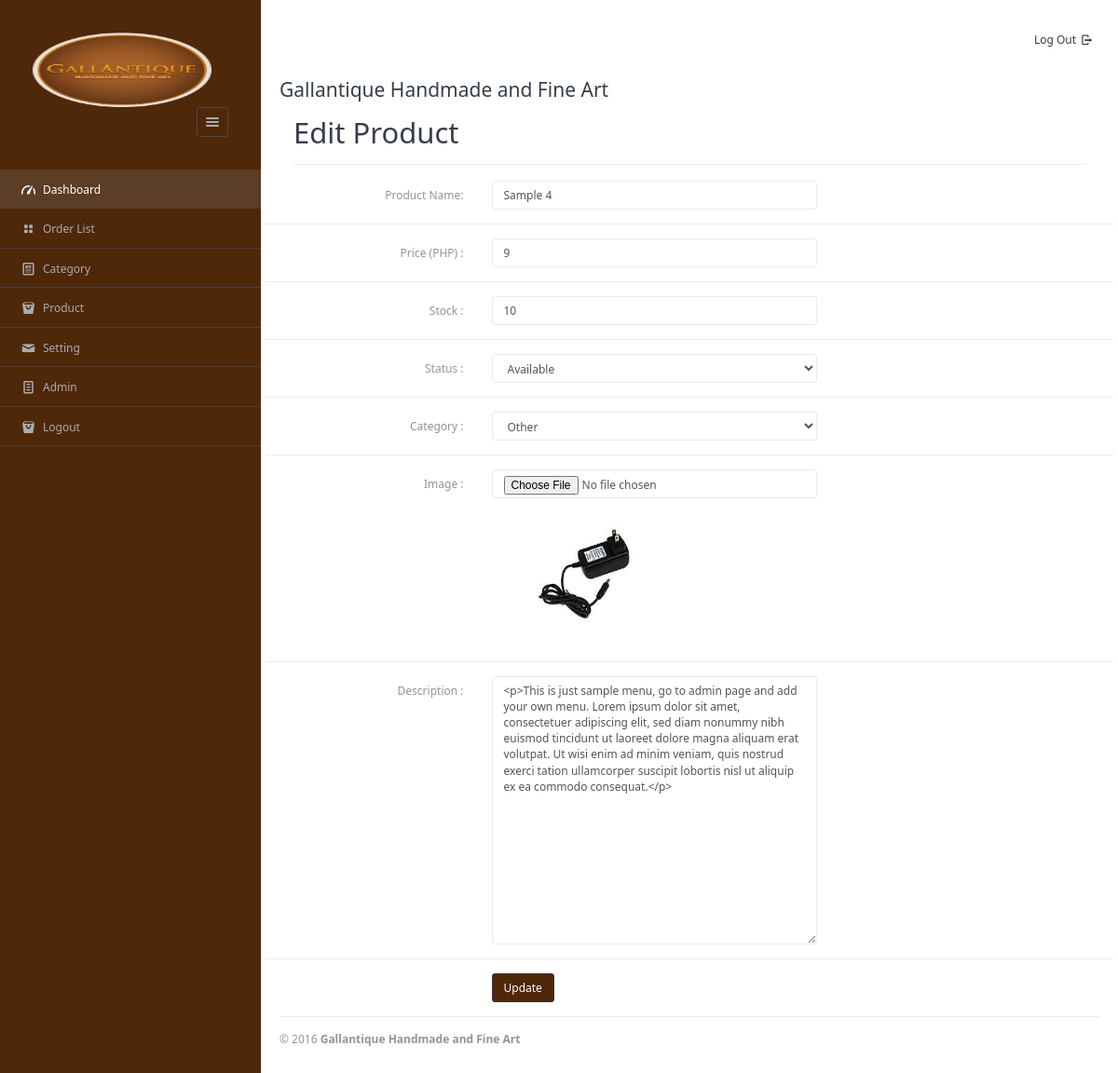
Screenshot of /edit-product.php?id=23 (signed in) with the database file from the repository.
### tables this page shows
CREATE TABLE `tbl_menu` (
  `Menu_ID` int(11) NOT NULL,
  `Menu_name` varchar(50) NOT NULL,
  `Category_ID` int(11) NOT NULL,
  `Price` double NOT NULL,
  `Serve_for` varchar(45) NOT NULL,
  `Menu_image` text NOT NULL,
  `Description` text NOT NULL,
  `Quantity` int(11) NOT NULL
);

CREATE TABLE `tbl_setting` (
  `Variable` varchar(20) NOT NULL,
  `Value` varchar(5) NOT NULL
);

### public/edit-product-form.php (the view, shortened to what this page needs)
<?php
	include_once('includes/connect_database.php');
?>
<div id="content">
	<?php
		if(isset($_GET['id'])){
			$ID = $_GET['id'];
		}else{
			$ID = "";
		}
		$category_data = array();
		$sql_query = "SELECT Category_ID, Category_name
				FROM tbl_category
				ORDER BY Category_ID ASC";
		$stmt_category = $connect->stmt_init();
		if($stmt_category->prepare($sql_query)) {
			$stmt_category->execute();
			$stmt_category->store_result();
			$stmt_category->bind_result($category_data['Category_ID'],
				$category_data['Category_name']
				);
		}
		$sql_query = "SELECT Value
				FROM tbl_setting
				WHERE Variable = 'Currency'";
		$stmt = $connect->stmt_init();
		if($stmt->prepare($sql_query)) {
			$stmt->execute();
			$stmt->store_result();
			$stmt->bind_result($currency);
		}
		$data = array();
		$sql_query = "SELECT * FROM tbl_menu WHERE Menu_ID = ?";
		$stmt = $connect->stmt_init();
		if($stmt->prepare($sql_query)) {
			$stmt->bind_param('s', $ID);
			$stmt->execute();
			$stmt->store_result();
			$stmt->bind_result($data['Menu_ID'],
					$data['Menu_name'],
					$data['Category_ID'],
					$data['Price'],
					$data['Serve_for'],
					$data['Menu_image'],
					$data['Description'],
					$data['Quantity']
					);
		}
	?>
	<div class="col-md-12">
	<h1>Edit Product <?php echo isset($error['update_data']) ? $error['update_data'] : '';?></h1>
	<hr />
	</div>
	<form method="post" enctype="multipart/form-data" role="form" class="form-horizontal form-groups-bordered">
	<div class="form-group">
		<label for="field-1" class="col-sm-3 control-label">Product Name:</label>
			<div class="col-sm-5">
				<input type="text" name="menu_name" class="form-control" value="<?php echo $data['Menu_name']; ?>"/>
			</div>
	</div>
	<div class="form-group">
		<label for="field-1" class="col-sm-3 control-label">Price (<?php echo $currency;?>) :</label>
			<div class="col-sm-5">
				<input class="form-control" type="text" name="price" class="form-control" value="<?php echo $data['Price'];?>"/>
			</div>
	</div>
	<div class="form-group">
		<label for="field-1" class="col-sm-3 control-label">Stock :</label>
			<div class="col-sm-5">
				<input type="text" name="quantity" class="form-control" value="<?php echo $data['Quantity'];?>"/>
			</div>
	</div>
	<div class="form-group">
		<label for="field-1" class="col-sm-3 control-label">Status :</label>
			<div class="col-sm-5">
						<select name="serve_for" class="form-control">
							<option>Available</option>
						</select>
			</div>
	</div>
	<div class="form-group">
		<label for="field-1" class="col-sm-3 control-label">Category :</label>
			<div class="col-sm-5">
						<select name="category_ID" class="form-control">
							<?php while($stmt_category->fetch()){
								if($category_data['Category_ID'] == $data['Category_ID']){?>
									<option value="<?php echo $category_data['Category_ID']; ?>" selected="<?php echo $data['Category_ID']; ?>" ><?php echo $category_data['Category_name']; ?></option>
								<?php }else{ ?>
									<option value="<?php echo $category_data['Category_ID']; ?>" ><?php echo $category_data['Category_name']; ?></option>
								<?php }} ?>
						</select>
			</div>
	</div>
	<div class="form-group">
		<label for="field-1" class="col-sm-3 control-label">Image :</label>
			<div class="col-sm-5">
						<input class="form-control" type="file" name="menu_image" id="menu_image"/>
						<img src="<?php echo $data['Menu_image']; ?>" width="210" height="160"/>
			</div>
	</div>
	<div class="form-group">
		<label for="field-1" class="col-sm-3 control-label">Description :</label>
			<div class="col-sm-5">
				<textarea name="description" id="description" class="form-control" rows="16"><?php echo $data['Description']; ?></textarea>
			</div>
	</div>
	<div class="form-group">
			<div class="col-sm-offset-3 col-sm-5">
				<input type="submit" class="btn-primary btn" value="Update" name="btnEdit" />
			</div>
	</div>
	</form>
</div>

### rows the page displays
tbl_menu: menu_name "Sample 4", price "9", quantity "10", Menu_image (picture), description "<p>This is just sample menu, go to admin page and add your own menu. Lorem ipsum dolor sit amet, consectetuer adipiscing elit, sed diam nonummy nibh euismod tincidunt ut laoreet dolore magna aliquam erat volutpat. Ut wisi enim ad minim veniam, quis nostrud exerci tation ullamcorper suscipit lobortis nisl ut aliquip ex ea commodo consequat.</p>"
tbl_setting: Value "PHP"

### other values shown
form field category_ID "Other"
